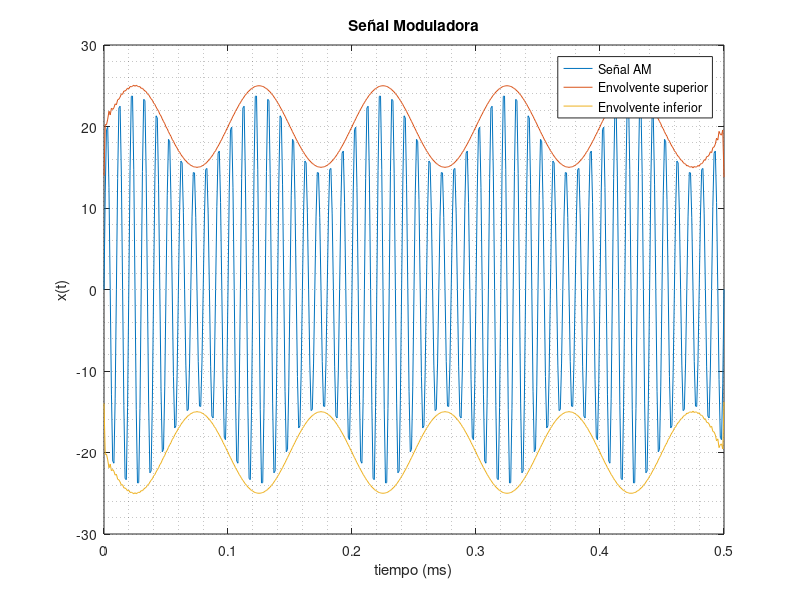

Here is the MATLAB script that generated this plot:

clear all;close all;clc

%Variables de control
Ec = 20;
Em = 5;
m = 0.25;
Vmax = Ec+Em;
Vmin = Ec-Em; 
fc=100;
fm = 10;
Ts=0.5;         %Tiempo de muestreo
t = 0:1e-3:Ts; %Tiempo



%Señal moduladora
x = Ec*sin(2*pi*fc*t)-m*(Ec/2)*cos(2*pi*(fc+fm)*t)...
    +m*(Ec/2)*cos(2*pi*(fc-fm)*t);
%Envolvente
dt=1/fc;
n = t * dt;% serie temporal
z = hilbert(x);% transformada de Hilbert
a = abs(z);% envolvente
figure("Name","Envolvente");
plot(t,x,t,a,t,(a*-1));
title('Señal Moduladora')
xlabel('tiempo (ms)');
ylabel('x(t)'); grid minor;
legend("Señal AM","Envolvente superior","Envolvente inferior");

